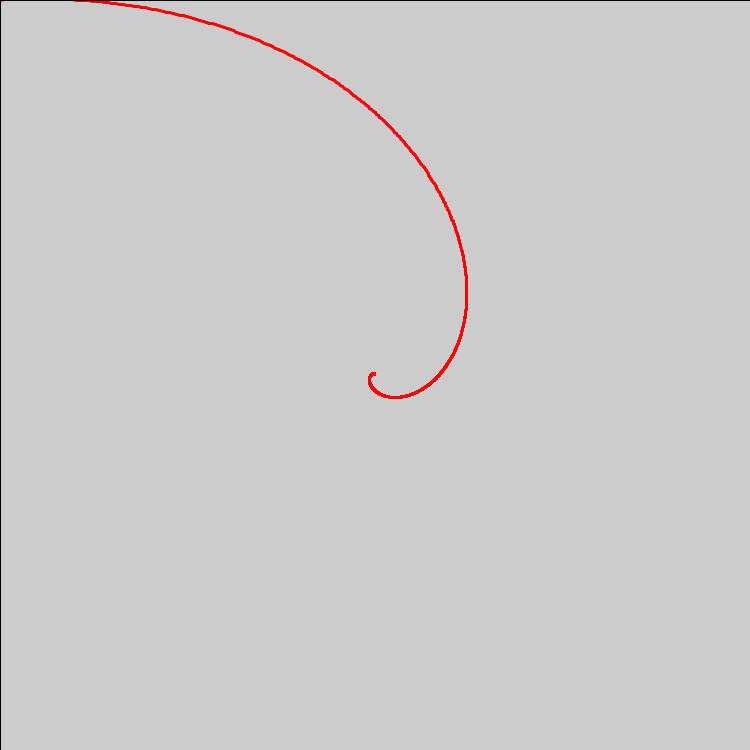
Frame 1 (no input)
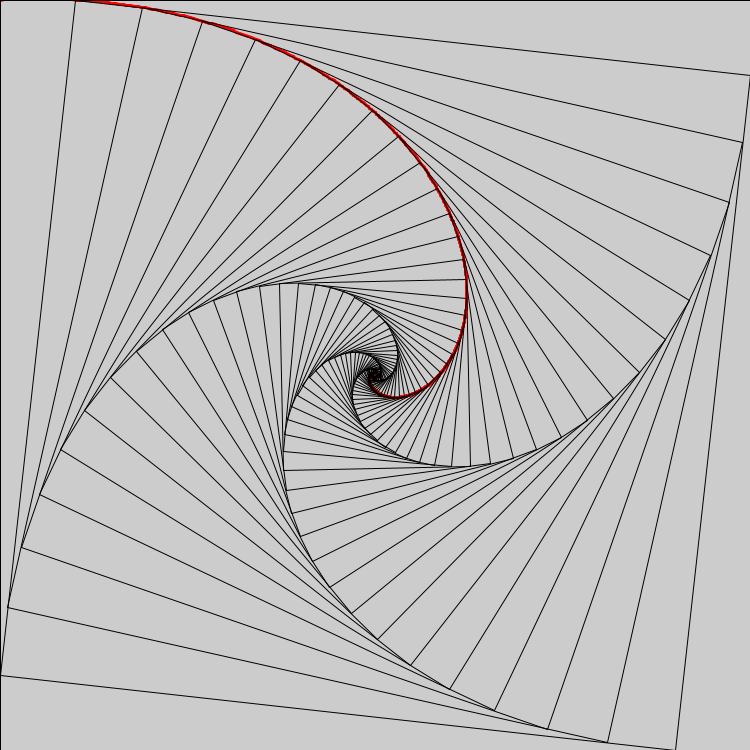
Frame 60 (the mouse pressed at the canvas centre just before this capture)
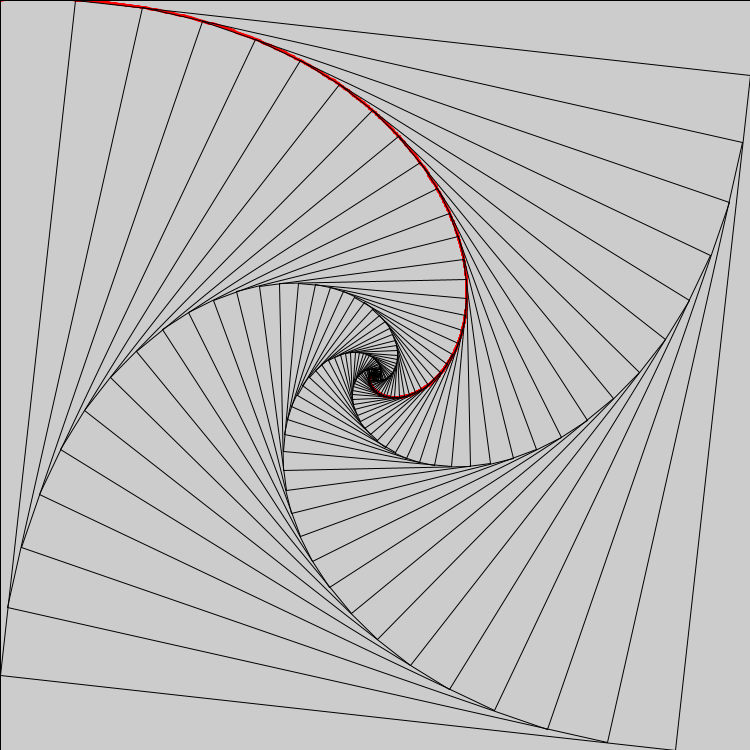
Frame 120 (the mouse held since frame 60 and released just before this capture)

The Processing sketch that drew these frames (run headless with seeded random() and noise(); from frame 60 on, the mouse is pressed at the canvas centre):

// Processing sketch: RecurSquareSpiral
// ── RecurSquareSpiral.pde
PVector[] vec;
float gap = 0.1;
void setup() {
  size(750, 750);
  vec = new PVector[4];
  vec[0] = new PVector(0, 0);
  vec[1] = new PVector(width, 0);
  vec[2] = new PVector(width, height);
  vec[3] = new PVector(0, height);
  drawLogSpiral();
}

void draw() {
  stroke(0);
  strokeWeight(1);
  drawSquare(vec);
  vec = getVector(vec);
}

void drawLogSpiral() {
  float STEP = 2 * PI * 0.001;
  float b = sqrt(2 * gap * gap - 2 * gap + 1);
  float c = atan(gap / (1 - gap));
  PVector O = new PVector(width / 2, height / 2);
  PVector v = new PVector(0, 0);
  v.sub(O);
  translate(O.x, O.y);
  stroke(color(255, 0, 0));
  strokeWeight(3);
  while (v.mag() > 1) {
    PVector nextV = v.copy();
    nextV.rotate(STEP);
    nextV.mult(pow(b, STEP / c));
    line(v.x, v.y, nextV.x, nextV.y);
    v = nextV;
  }
}

void drawSquare(PVector[] v) {
  for (int i = 0; i < v.length; i++) {
    line(v[i].x, v[i].y, v[(i + 1) % 4].x, v[(i + 1) % 4].y);
  }
}

PVector[] getVector(PVector[] v) {
  PVector[] newVec = new PVector[4];
  for (int i = 0; i < v.length; i++) {
    PVector dir = PVector.sub(v[(i + 1) % 4], v[i]);
    dir.mult(gap);
    newVec[i] = PVector.add(v[i], dir);
  }
  return (newVec);
}

void mouseClicked() {
  background(255);
  gap = random(0.5);
  drawLogSpiral();
  vec[0] = new PVector(0, 0);
  vec[1] = new PVector(width, 0);
  vec[2] = new PVector(width, height);
  vec[3] = new PVector(0, height);
  println("gap = ", gap);
}
